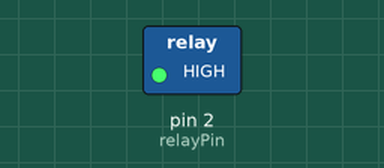
Recording of a sketch running on a simulated Arduino Uno, built with avr-gcc and run on an emulated ATmega328P. On the bench: switched loads named in the sketch (green lamp = pin HIGH).

Above: at 1.0 s.
At 3.0 s:
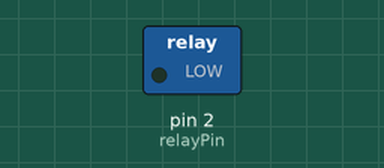
Timing chart, 0 to 5.2 s (numbered marks = the images above):
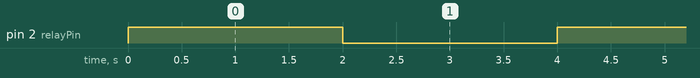

The sketch:

Control_RelayChannel_code2.ino
```cpp
// Define the Arduino pin connected to the relay
const int relayPin = 2;  // Change this to the actual pin you're using

void setup() {
  // Set the relay pin as an OUTPUT
  pinMode(relayPin, OUTPUT);

  // Initially turn the relay OFF
  digitalWrite(relayPin, LOW);
}

void loop() {
  // Turn the relay ON for 2 seconds
  digitalWrite(relayPin, HIGH);
  delay(2000);  // Wait for 2 seconds

  // Turn the relay OFF for 2 seconds
  digitalWrite(relayPin, LOW);
  delay(2000);  // Wait for 2 seconds
}
```

Measured:
- by itself, pin 2 (relayPin): alternates HIGH for 2.0 s and LOW for 2.0 s
